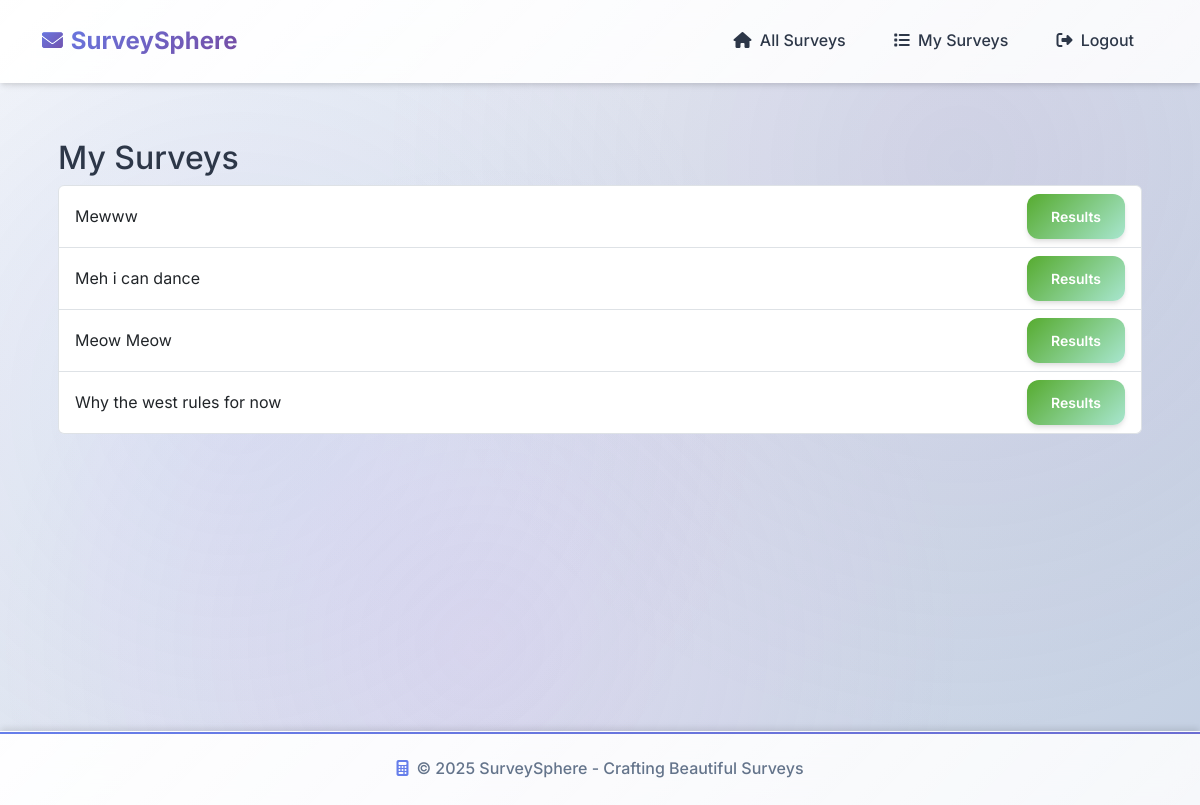
/surveys/my-surveys/ (signed in), run on an earlier commit of the app's database.
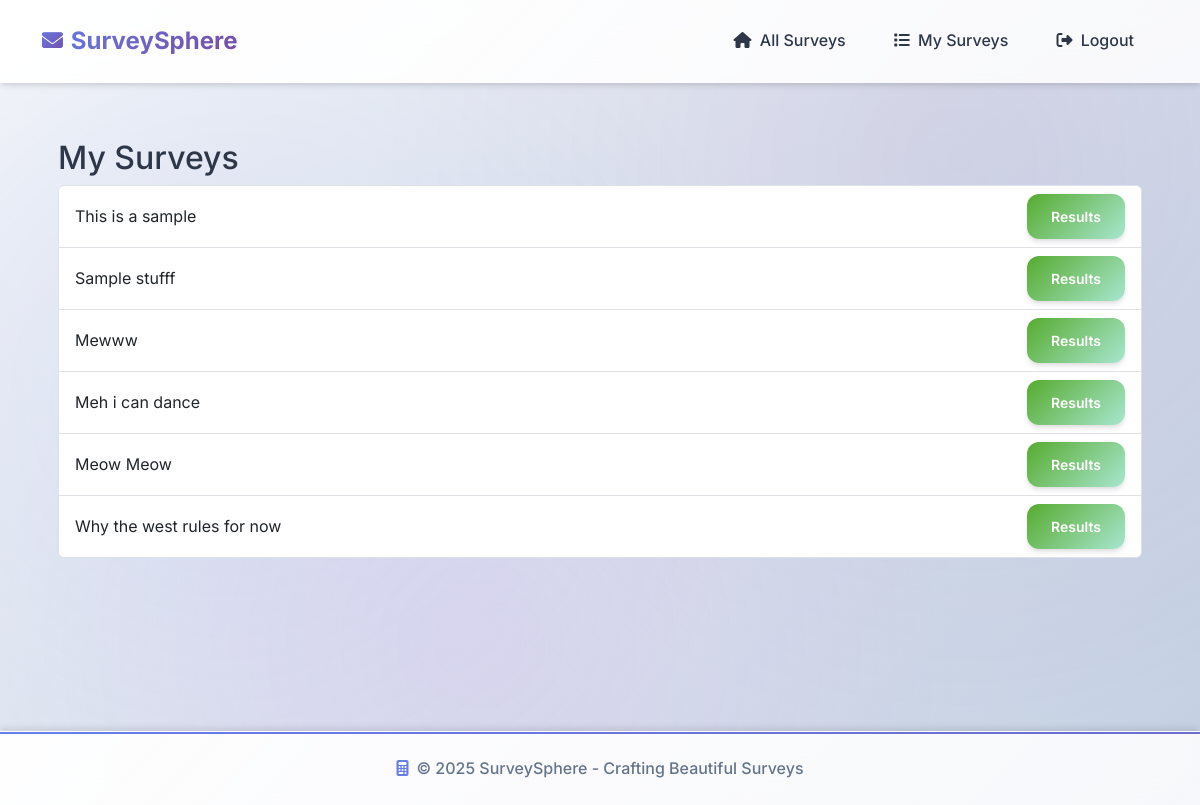
And on a later commit of the database.
### surveys/models.py (models this page shows, shortened)
class Survey(models.Model):
    title = models.CharField(max_length=200)
    description = models.TextField(blank=True)
    created_at = models.DateTimeField(auto_now_add=True)
    updated_at = models.DateTimeField(auto_now=True)
    is_active = models.BooleanField(default=True)
    created_by = models.ForeignKey(CustomUser, on_delete=models.CASCADE, related_name="surveys")
    class Meta:
        ordering = ['-created_at']
        verbose_name = "Survey"
        verbose_name_plural = "Surveys"

### surveys/views.py (the view)
# urls.py: path("my-surveys/", views.my_surveys, name="my_surveys"),
@login_required
def my_surveys(request):
    surveys = Survey.objects.filter(created_by=request.user)
    return render(request, "surveys/my_surveys.html", {"surveys": surveys})

### surveys/templates/surveys/my_surveys.html
{% extends 'surveys/base.html' %}
{% block content %}
<div class="container mt-4">
    <h2>My Surveys</h2>
    {% if surveys %}
        <ul class="list-group">
            {% for survey in surveys %}
                <li class="list-group-item d-flex justify-content-between align-items-center">
                    <span>{{ survey.title }}</span>
                    <div>
                        <a href="{% url 'surveys:survey_results' survey.id %}" class="btn btn-sm btn-success">Results</a>
                    </div>
                </li>
            {% endfor %}
        </ul>
    {% else %}
        <p>You haven’t created any surveys yet.</p>
    {% endif %}
</div>
{% endblock %}

What changed in the data, as far as the page shows it:
added Survey: title "This is a sample"
added Survey: title "Sample stufff"
